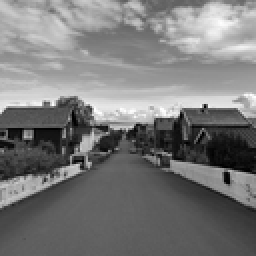
%> input picture week4/image_gs.png, 128 x 128 px, shrunk from 256 x 256 before the run (shown 2 times larger)
$ octave --eval "result = week4(imread('image_gs.png'));"   (GNU Octave 9; MATLAB toolbox functions it lacks are replaced by stand-ins)
%> lines starting %> are read from the running program, lines starting %| are printed output that depends on the picture
### week4/medianFilter.m
function[result] = medianFilter(image, windowSize)
    % get the sizes of the image
    [rows, cols] = size(image);
    window = windowSize;

    % initialize the output image
    result = zeros(rows, cols, 'uint8');

    % calculate the half window size
    halfW = floor(window/2);

    % padding an image to fit the kernel
    newIm = padarray(image, [halfW, halfW], 'symmetric');

    % perform median filtering
    for i = 1:rows
        for j = 1:cols
            % find the corresponding box defined by window size
            box = newIm(i:i+2*halfW, j:j+2*halfW);
            result(i, j) = median(box(:));
        end
    end
end

### week4/week4.m
function[bests] = week4(image)

    salt_pepper = imnoise(image,'salt & pepper',rand(1));
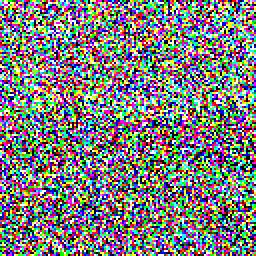
%> salt_pepper: size 128x128x3 uint8 (shown 2 times larger); mean R, G, B 126, 125.9, 125.6
    speckle = imnoise(image,'speckle',.2);
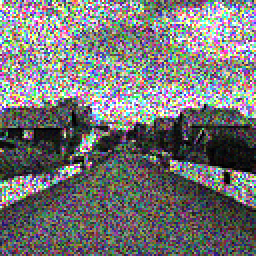
%> speckle: size 128x128x3 uint8 (shown 2 times larger); mean R, G, B 117, 116.5, 117.4
    windowWidth = round(10*rand(1));
    kernel = ones(windowWidth) / windowWidth ^ 2;
    blurredImage = imfilter(image, kernel);
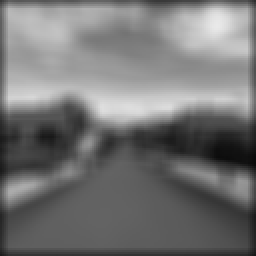
%> blurredImage: size 128x128x3 uint8 (shown 2 times larger); min 9, max 233, mean 116.5
    name = {"Median", "Mean", "Laplacian", "Sharpening", "Laplacian", "Sharpening"};
    bests = {};

    medianF1 = medianFilter(salt_pepper, 3);
%> in medianFilter, `newIm = padarray(image, [halfW, halfW], 'symmetric');`:
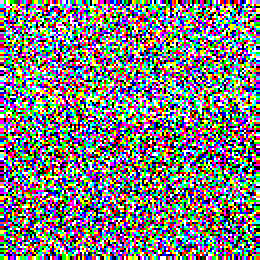
%> newIm: size 130x130x3 uint8 (shown 2 times larger); mean R, G, B 126.2, 125.8, 125.4
%> after the loop in medianFilter, `for i = 1:rows`:
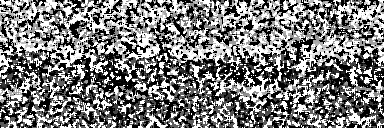
%> result: size 128x384 uint8; min 0, max 255, mean 124.1
%> (the run ends here)
